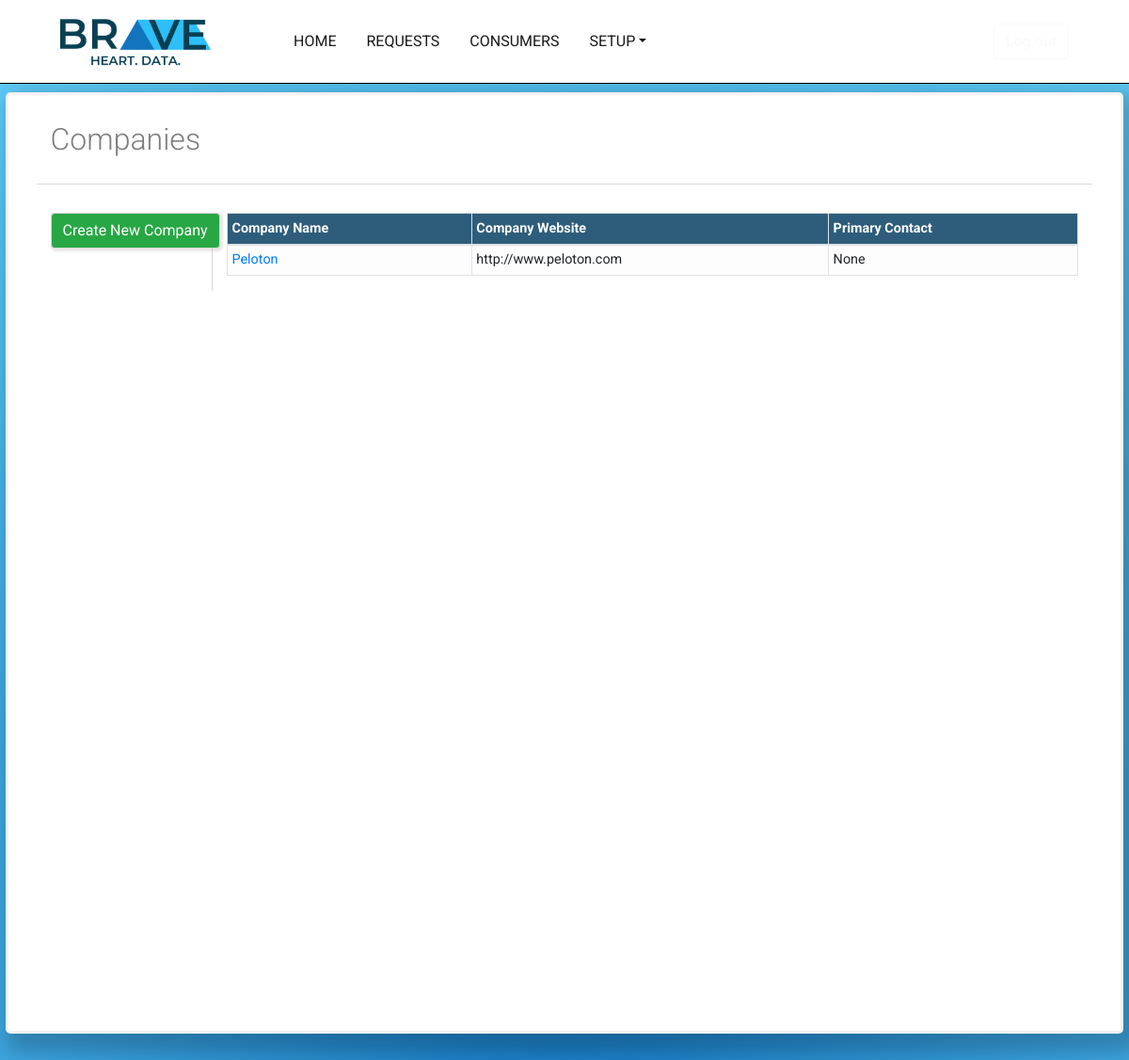
Page /console/companies/ (signed in) on the earlier database version.
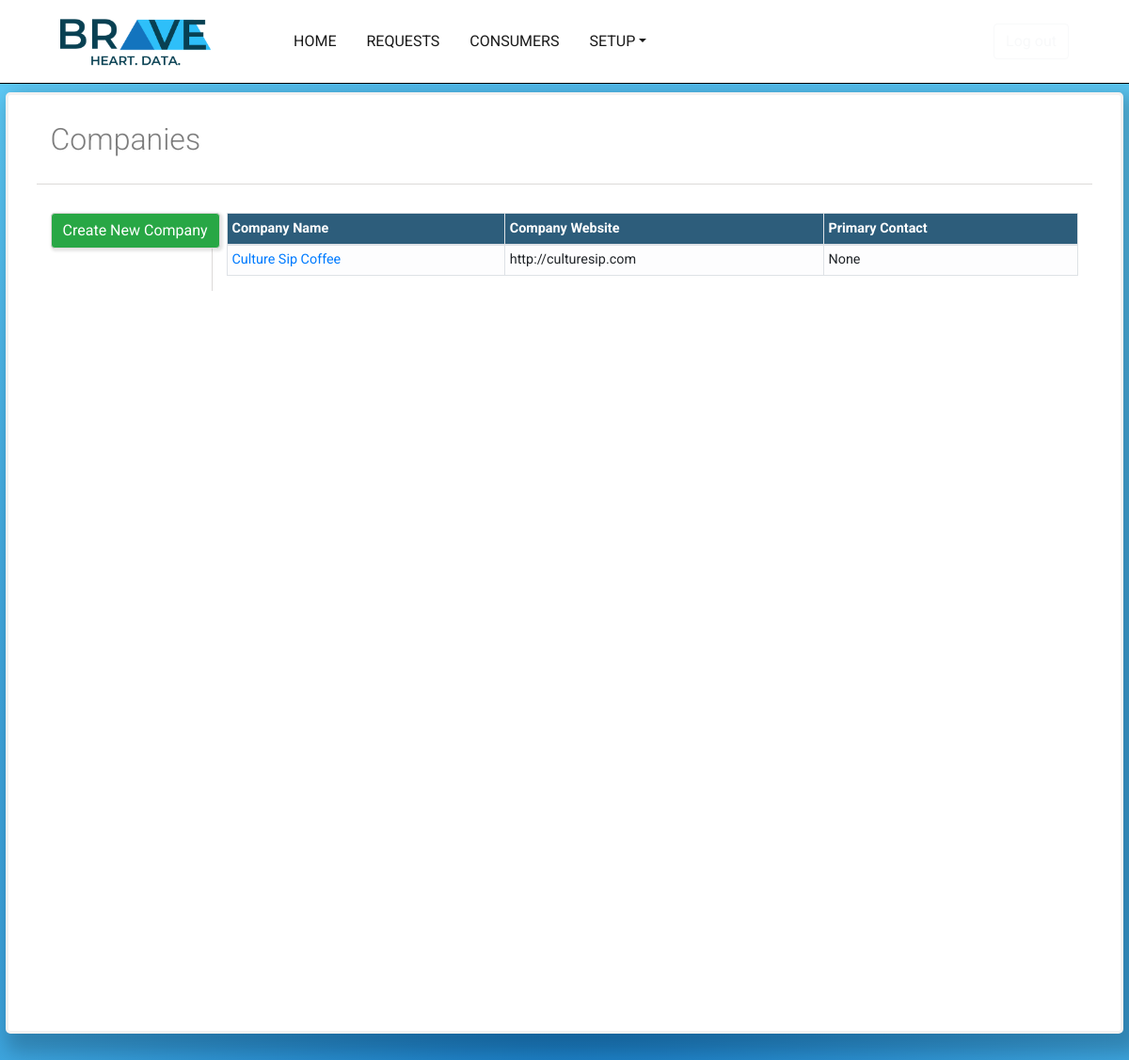
Same page on the later database version.
### request_form_app/models.py (models this page shows, shortened)
class Company(models.Model):
	company_name = models.CharField(max_length=256,blank=False)
	legal_name = models.CharField(max_length=256,blank=True)
	website = models.URLField(max_length=200)
	primary_contact = models.ForeignKey('Contact',on_delete=models.CASCADE,null=True,blank=True)
	address 	= models.TextField(max_length=255,blank=True,null=True)
	address_line_two = models.TextField(max_length=255,blank=True,null=True)
	city 		= models.TextField(max_length=255,blank=True,null=True)
	state 		= USStateField(null=True,blank=True)
	zip_code 	= USZipCodeField(null=True,blank=True)
	country 	= models.CharField(max_length=256,blank=True)
	logo 		= models.ImageField(upload_to='request_form_app/company_logo',height_field='logo_height',width_field='logo_width',null=True,blank=True)
	logo_height = models.IntegerField(blank=True,null=True)
	logo_width  = models.IntegerField(blank=True,null=True)
	company_code = models.TextField(max_length=6,blank=True,null=True)

### user_console/views.py (the view)
# urls.py: path('companies/',views.CompanyListView.as_view(),name='company_list'),
class CompanyListView(LoginRequiredMixin,TemplateView):
	context_object_name = 'company_list'
	template_name = 'user_console/company_list.html'
	model = Company
	login_url = '/console/login/'
	def get_context_data(self,**kwargs):
		context=super(CompanyListView,self).get_context_data(**kwargs)
		context['all_companies_list'] = Company.objects.all()
		return context

### accounts/models.py (called while the page is built)
	@property
	def is_active(self):
		return self.staff

### user_console/templates/user_console/company_list.html
{% extends 'user_console/console_base.html' %}
{% load staticfiles %}
{% block css_block %}
	<link rel="stylesheet" type="text/css" href="{% static 'user_console/request_list.css' %}">
{% endblock %}
{% block main_block %}
	<div class="container-fullwidth" id="request-container">
		<div class="container-fullwidth" id="request-header-container">
			<div class="row" id="header-row">
				<div class="col-2 text-center">
					<h2 class="pt-2" id="request-header">Companies</h2>
				</div>
			</div>
			<div class="row" id="request-row">
				<div class="col-2 text-center" id="filter-column">
					<div class="row" id="new-request-button-row">
						<div class="col text-center">
							<a href="{% url 'user_console:company_create' %}"><button type="button" class="btn btn-success mb-4">Create New Company</button></a>
						</div>
					</div>
				</div>
				<div class="col-10">
					<div class="tab-content" id="nav-tabContent">
						<div class="tab-pane show active" id="filter-1" role='tabpanel' arialabelledby='filter-1-list'>
						<table class="table table-light table-bordered table-hover table-sm" id="request-table">
							<thead class="thead" style="background-color:#2d5d7b;color: white;">
								<th class="table-head" scope="col">Company Name</th>
								<th class="table-head" scope="col">Company Website</th>
								<th class="table-head" scope="col">Primary Contact</th>
							</thead>
							<tbody>
								{% for company in all_companies_list %}
									<tr>
										<td><a href="{% url 'user_console:company_detail' pk=company.pk  %}">{{ company.company_name }}</a></td>
										<td>{{ company.website }}</td>
										<td>{{ company.primary_contact }}</td>
									</tr>
								{% endfor %}
							</tbody>
						</div>
				</div>
			</div>
		</div>
	</div>
{% endblock %}

Differences in the rows shown:
changed Company "None": company_name "Peloton" → "Culture Sip Coffee"; website "http://www.peloton.com" → "http://culturesip.com"
